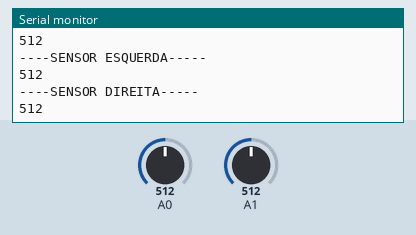
The sketch below on a simulated Arduino Uno, built with avr-gcc and run on an emulated ATmega328P. On the bench: the last lines printed to the serial monitor. The inputs (shaded band) are chosen by the test bench; at power-on: A0 = 512, A1 = 512.

Above: at 1.8 s.
1.9 s: A0 set to 716
At 2.7 s:
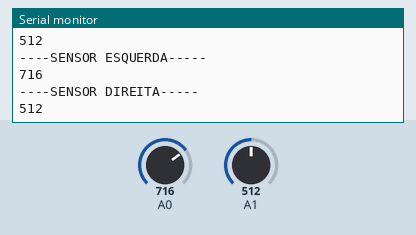
3.4 s: A1 set to 306
At 4.7 s:
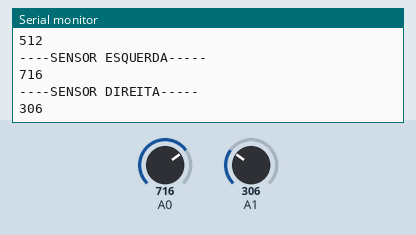
4.9 s: A0 set to 900
At 5.8 s:
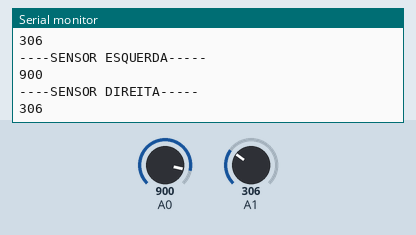
6.4 s: A1 set to 122
At 7.8 s:
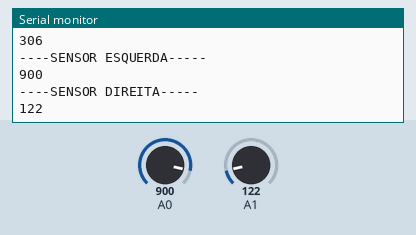
Timing chart, 0 to 8.9 s (numbered marks = the images above; inputs shaded):
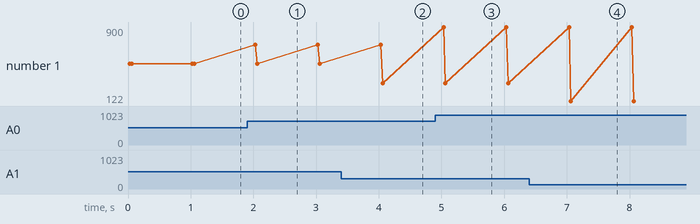

Measured:
- after the input at 1.9 s, the serial monitor: prints a new line after 0.13 s (image 1)
- after the input at 3.4 s, the serial monitor: prints a new line after 0.66 s (image 2)
- after the input at 4.9 s, the serial monitor: prints a new line after 0.13 s (image 3)
- after the input at 6.4 s, the serial monitor: prints a new line after 0.67 s (image 4)
- plotted number 1: 512 → 306 after the input at 3.4 s, 306 → 122 after the input at 6.4 s

The sketch:

SensorCalibration.ino
```cpp
void setup() {
  // put your setup code here, to run once:
  Serial.begin(9600);
}

void loop() {
  // put your main code here, to run repeatedly:
  Serial.println("----SENSOR ESQUERDA-----");
  Serial.println(analogRead(A0));
  Serial.println("----SENSOR DIREITA-----");
  Serial.println(analogRead(A1));
  delay(1000);
}
```
